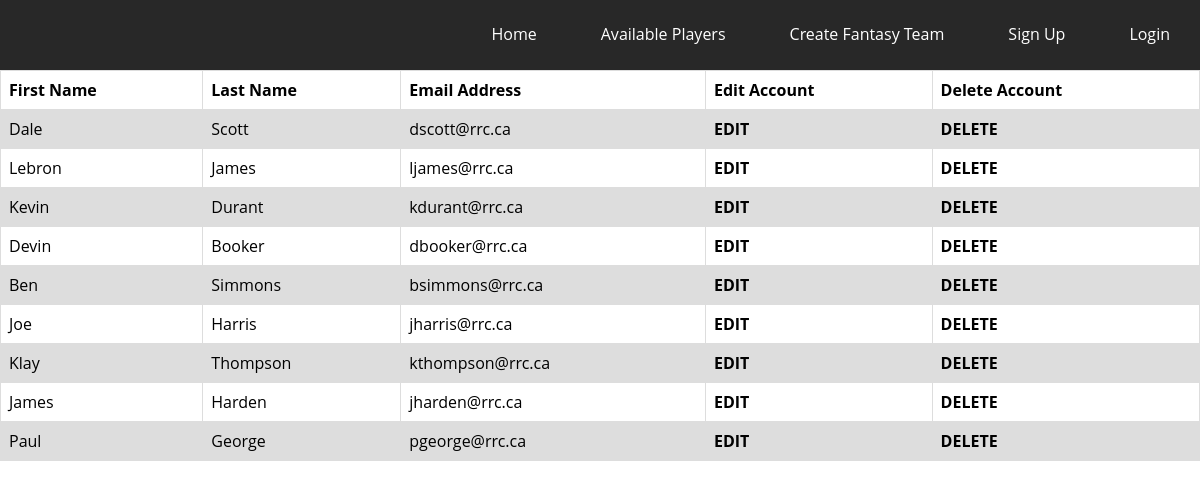
The page /ModerateUserAccounts.php on the database its author committed.
### tables this page shows
CREATE TABLE `users` (
  `userID` int(3) NOT NULL,
  `firstName` varchar(20) NOT NULL,
  `lastName` varchar(20) NOT NULL,
  `emailAddress` varchar(100) NOT NULL,
  `password` varchar(100) NOT NULL,
  `fantasyTeamID` int(11) NOT NULL,
  `admin` tinyint(1) NOT NULL
);

### ModerateUserAccounts.php (the view, shortened to what this page needs)
<?php
	include 'header.php';
	$query = "SELECT * FROM users WHERE admin = 0";
	$statement = $db->prepare($query);
	$statement->execute();
	$userAccounts = $statement->fetchAll();
?>
<!DOCTYPE html>
<html>
<head>
	<link rel="stylesheet" type="text/css" href="AvailablePlayersStyle.css">
</head>
<body>
	<table>
		<tr>
			<th>First Name</th>
			<th>Last Name</th>
			<th>Email Address</th>
			<th>Edit Account</th>
			<th>Delete Account</th>
		</tr>
		<?php foreach($userAccounts as $userAccount): ?>
			<tr>
				<td><?= $userAccount['firstName'] ?></td>
				<td><?= $userAccount['lastName'] ?></td>
				<td><?= $userAccount['emailAddress'] ?></td>
				<td><h4><a href="">EDIT</a></h4></td>
				<td><h4><a href="">DELETE</a></h4></td>
			</tr>
		<?php endforeach ?>
	</table>
</body>
</html>

### header.php (shortened to what this page needs)
<link rel="stylesheet" type="text/css" href="header.css">
<body>
	<header>
		<nav>
			<ul class="nav_links">
				<li><a href="HomePage.php">Home</a></li>
				<li><a href="AvailablePlayers.php">Available Players</a></li>
				<li><a href="createFantasyTeam.php">Create Fantasy Team</a></li>
				<?php if(isset($_SESSION['firstName'])): ?>
					<?php if($_SESSION['admin'] == 1): ?>
						<li><a href="ModerateUserAccounts.php">User Accounts</a></li>
						<li><a href="ModerateComments.php">Manage Comments</a></li>
					<?php endif ?>
					<li><a href="ViewTeams.php">View Fantasy Teams</a></li>
					<li><a href="TeamRoster.php?userId=<?= $_SESSION['userID']?>&firstName=<?= $_SESSION['firstName']?>">Team Roster</a></li>
					<li><a href="Logout.php">Logout</a></li>
				<?php else: ?>
					<li><a href="CreateUser.php">Sign Up</a></li>
					<li><a href="Login.php">Login</a></li>
				<?php endif ?>
			</ul>
		</nav>
	</header>
</body>

### header.css (style rules this page uses)
* { margin: 0; padding: 0; }
header { width: 100%; height: 70px; background-color: #282828; }
ul { width: auto; float: right; margin-top: 8px; }
li { display: inline-block; padding: 15px 30px; }
a { text-align: center; color: #ffffff; text-decoration: none; font-size: 16px; font-family: 'Open Sans', sans-serif; }

### AvailablePlayersStyle.css (style rules this page uses)
table { font-family: 'Open Sans', sans-serif; border-collapse: collapse; width: 100%; }
tr:nth-child(even) { background-color: #dddddd; }
td, th { padding: 8px; border: 1px solid #dddddd; text-align: left; }
h4 { color: black; }
td>h4>a { color: black; }

### rows shown on the page
users: firstName "Dale", lastName "Scott", emailAddress "dscott@rrc.ca"
users: firstName "Lebron", lastName "James", emailAddress "ljames@rrc.ca"
users: firstName "Kevin", lastName "Durant", emailAddress "kdurant@rrc.ca"
users: firstName "Devin", lastName "Booker", emailAddress "dbooker@rrc.ca"
users: firstName "Ben", lastName "Simmons", emailAddress "bsimmons@rrc.ca"
users: firstName "Joe", lastName "Harris", emailAddress "jharris@rrc.ca"
users: firstName "Klay", lastName "Thompson", emailAddress "kthompson@rrc.ca"
users: firstName "James", lastName "Harden", emailAddress "jharden@rrc.ca"
users: firstName "Paul", lastName "George", emailAddress "pgeorge@rrc.ca"
